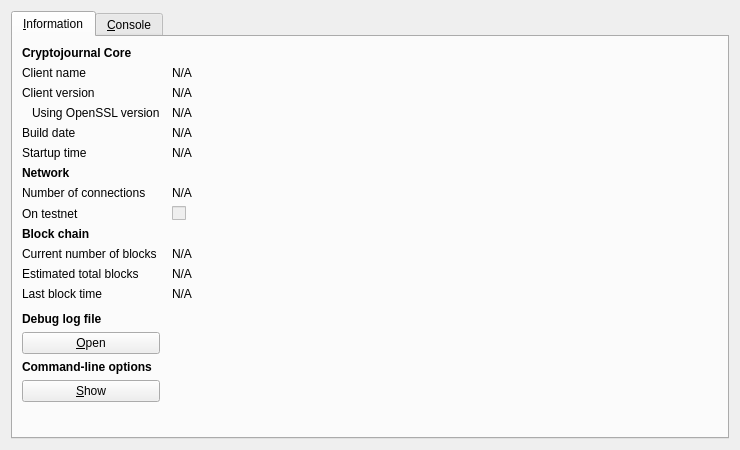
<?xml version="1.0" encoding="UTF-8"?>
<ui version="4.0">
 <class>RPCConsole</class>
 <widget class="QDialog" name="RPCConsole">
  <property name="geometry">
   <rect>
    <x>0</x>
    <y>0</y>
    <width>740</width>
    <height>450</height>
   </rect>
  </property>
  <property name="windowTitle">
   <string>Cryptojournal - Debug window</string>
  </property>
  <layout class="QVBoxLayout" name="verticalLayout_2">
   <item>
    <widget class="QTabWidget" name="tabWidget">
     <property name="currentIndex">
      <number>0</number>
     </property>
     <widget class="QWidget" name="tab_info">
      <attribute name="title">
       <string>&amp;Information</string>
      </attribute>
      <layout class="QGridLayout" name="gridLayout" columnstretch="0,1">
       <property name="horizontalSpacing">
        <number>12</number>
       </property>
       <item row="0" column="0">
        <widget class="QLabel" name="label_9">
         <property name="font">
          <font>
           <weight>75</weight>
           <bold>true</bold>
          </font>
         </property>
         <property name="text">
          <string>Cryptojournal Core</string>
         </property>
        </widget>
       </item>
       <item row="1" column="0">
        <widget class="QLabel" name="label_5">
         <property name="text">
          <string>Client name</string>
         </property>
        </widget>
       </item>
       <item row="1" column="1">
        <widget class="QLabel" name="clientName">
         <property name="cursor">
          <cursorShape>IBeamCursor</cursorShape>
         </property>
         <property name="text">
          <string>N/A</string>
         </property>
         <property name="textFormat">
          <enum>Qt::PlainText</enum>
         </property>
         <property name="textInteractionFlags">
          <set>Qt::LinksAccessibleByMouse|Qt::TextSelectableByKeyboard|Qt::TextSelectableByMouse</set>
         </property>
        </widget>
       </item>
       <item row="2" column="0">
        <widget class="QLabel" name="label_6">
         <property name="text">
          <string>Client version</string>
         </property>
        </widget>
       </item>
       <item row="2" column="1">
        <widget class="QLabel" name="clientVersion">
         <property name="cursor">
          <cursorShape>IBeamCursor</cursorShape>
         </property>
         <property name="text">
          <string>N/A</string>
         </property>
         <property name="textFormat">
          <enum>Qt::PlainText</enum>
         </property>
         <property name="textInteractionFlags">
          <set>Qt::LinksAccessibleByMouse|Qt::TextSelectableByKeyboard|Qt::TextSelectableByMouse</set>
         </property>
        </widget>
       </item>
       <item row="3" column="0">
        <widget class="QLabel" name="label_14">
         <property name="text">
          <string>Using OpenSSL version</string>
         </property>
         <property name="indent">
          <number>10</number>
         </property>
        </widget>
       </item>
       <item row="3" column="1">
        <widget class="QLabel" name="openSSLVersion">
         <property name="cursor">
          <cursorShape>IBeamCursor</cursorShape>
         </property>
         <property name="text">
          <string>N/A</string>
         </property>
         <property name="textFormat">
          <enum>Qt::PlainText</enum>
         </property>
         <property name="textInteractionFlags">
          <set>Qt::LinksAccessibleByMouse|Qt::TextSelectableByKeyboard|Qt::TextSelectableByMouse</set>
         </property>
        </widget>
       </item>
       <item row="4" column="0">
        <widget class="QLabel" name="label_12">
         <property name="text">
          <string>Build date</string>
         </property>
        </widget>
       </item>
       <item row="4" column="1">
        <widget class="QLabel" name="buildDate">
         <property name="cursor">
          <cursorShape>IBeamCursor</cursorShape>
         </property>
         <property name="text">
          <string>N/A</string>
         </property>
         <property name="textFormat">
          <enum>Qt::PlainText</enum>
         </property>
         <property name="textInteractionFlags">
          <set>Qt::LinksAccessibleByMouse|Qt::TextSelectableByKeyboard|Qt::TextSelectableByMouse</set>
         </property>
        </widget>
       </item>
       <item row="5" column="0">
        <widget class="QLabel" name="label_13">
         <property name="text">
          <string>Startup time</string>
         </property>
        </widget>
       </item>
       <item row="5" column="1">
        <widget class="QLabel" name="startupTime">
         <property name="cursor">
          <cursorShape>IBeamCursor</cursorShape>
         </property>
         <property name="text">
          <string>N/A</string>
         </property>
         <property name="textFormat">
          <enum>Qt::PlainText</enum>
         </property>
         <property name="textInteractionFlags">
          <set>Qt::LinksAccessibleByMouse|Qt::TextSelectableByKeyboard|Qt::TextSelectableByMouse</set>
         </property>
        </widget>
       </item>
       <item row="6" column="0">
        <widget class="QLabel" name="label_11">
         <property name="font">
          <font>
           <weight>75</weight>
           <bold>true</bold>
          </font>
         </property>
         <property name="text">
          <string>Network</string>
         </property>
        </widget>
       </item>
       <item row="7" column="0">
        <widget class="QLabel" name="label_7">
         <property name="text">
          <string>Number of connections</string>
         </property>
        </widget>
       </item>
       <item row="7" column="1">
        <widget class="QLabel" name="numberOfConnections">
         <property name="cursor">
          <cursorShape>IBeamCursor</cursorShape>
         </property>
         <property name="text">
          <string>N/A</string>
         </property>
         <property name="textFormat">
          <enum>Qt::PlainText</enum>
         </property>
         <property name="textInteractionFlags">
          <set>Qt::LinksAccessibleByMouse|Qt::TextSelectableByKeyboard|Qt::TextSelectableByMouse</set>
         </property>
        </widget>
       </item>
       <item row="8" column="0">
        <widget class="QLabel" name="label_8">
         <property name="text">
          <string>On testnet</string>
         </property>
        </widget>
       </item>
       <item row="8" column="1">
        <widget class="QCheckBox" name="isTestNet">
         <property name="enabled">
          <bool>false</bool>
         </property>
         <property name="text">
          <string/>
         </property>
        </widget>
       </item>
       <item row="9" column="0">
        <widget class="QLabel" name="label_10">
         <property name="font">
          <font>
           <weight>75</weight>
           <bold>true</bold>
          </font>
         </property>
         <property name="text">
          <string>Block chain</string>
         </property>
        </widget>
       </item>
       <item row="10" column="0">
        <widget class="QLabel" name="label_3">
         <property name="text">
          <string>Current number of blocks</string>
         </property>
        </widget>
       </item>
       <item row="10" column="1">
        <widget class="QLabel" name="numberOfBlocks">
         <property name="cursor">
          <cursorShape>IBeamCursor</cursorShape>
         </property>
         <property name="text">
          <string>N/A</string>
         </property>
         <property name="textFormat">
          <enum>Qt::PlainText</enum>
         </property>
         <property name="textInteractionFlags">
          <set>Qt::LinksAccessibleByMouse|Qt::TextSelectableByKeyboard|Qt::TextSelectableByMouse</set>
         </property>
        </widget>
       </item>
       <item row="11" column="0">
        <widget class="QLabel" name="label_4">
         <property name="text">
          <string>Estimated total blocks</string>
         </property>
        </widget>
       </item>
       <item row="11" column="1">
        <widget class="QLabel" name="totalBlocks">
         <property name="cursor">
          <cursorShape>IBeamCursor</cursorShape>
         </property>
         <property name="text">
          <string>N/A</string>
         </property>
         <property name="textFormat">
          <enum>Qt::PlainText</enum>
         </property>
         <property name="textInteractionFlags">
          <set>Qt::LinksAccessibleByMouse|Qt::TextSelectableByKeyboard|Qt::TextSelectableByMouse</set>
         </property>
        </widget>
       </item>
       <item row="12" column="0">
        <widget class="QLabel" name="label_2">
         <property name="text">
          <string>Last block time</string>
         </property>
        </widget>
       </item>
       <item row="12" column="1">
        <widget class="QLabel" name="lastBlockTime">
         <property name="cursor">
          <cursorShape>IBeamCursor</cursorShape>
         </property>
         <property name="text">
          <string>N/A</string>
         </property>
         <property name="textFormat">
          <enum>Qt::PlainText</enum>
         </property>
         <property name="textInteractionFlags">
          <set>Qt::LinksAccessibleByMouse|Qt::TextSelectableByKeyboard|Qt::TextSelectableByMouse</set>
         </property>
        </widget>
       </item>
       <item row="13" column="0">
        <spacer name="verticalSpacer_2">
         <property name="orientation">
          <enum>Qt::Vertical</enum>
         </property>
         <property name="sizeHint" stdset="0">
          <size>
           <width>20</width>
           <height>20</height>
          </size>
         </property>
        </spacer>
       </item>
       <item row="14" column="0">
        <widget class="QLabel" name="labelDebugLogfile">
         <property name="font">
          <font>
           <weight>75</weight>
           <bold>true</bold>
          </font>
         </property>
         <property name="text">
          <string>Debug log file</string>
         </property>
        </widget>
       </item>
       <item row="15" column="0">
        <widget class="QPushButton" name="openDebugLogfileButton">
         <property name="toolTip">
          <string>Open the Cryptojournal debug log file from the current data directory. This can take a few seconds for large log files.</string>
         </property>
         <property name="text">
          <string>&amp;Open</string>
         </property>
         <property name="autoDefault">
          <bool>false</bool>
         </property>
        </widget>
       </item>
       <item row="16" column="0">
        <widget class="QLabel" name="labelCLOptions">
         <property name="font">
          <font>
           <weight>75</weight>
           <bold>true</bold>
          </font>
         </property>
         <property name="text">
          <string>Command-line options</string>
         </property>
        </widget>
       </item>
       <item row="17" column="0">
        <widget class="QPushButton" name="showCLOptionsButton">
         <property name="toolTip">
          <string>Show the Cryptojournal-Qt help message to get a list with possible Cryptojournal command-line options.</string>
         </property>
         <property name="text">
          <string>&amp;Show</string>
         </property>
         <property name="autoDefault">
          <bool>false</bool>
         </property>
        </widget>
       </item>
       <item row="18" column="0">
        <spacer name="verticalSpacer">
         <property name="orientation">
          <enum>Qt::Vertical</enum>
         </property>
         <property name="sizeHint" stdset="0">
          <size>
           <width>20</width>
           <height>40</height>
          </size>
         </property>
        </spacer>
       </item>
      </layout>
     </widget>
     <widget class="QWidget" name="tab_console">
      <attribute name="title">
       <string>&amp;Console</string>
      </attribute>
      <layout class="QVBoxLayout" name="verticalLayout_3">
       <property name="spacing">
        <number>3</number>
       </property>
       <item>
        <widget class="QTextEdit" name="messagesWidget">
         <property name="minimumSize">
          <size>
           <width>0</width>
           <height>100</height>
          </size>
         </property>
         <property name="readOnly">
          <bool>true</bool>
         </property>
         <property name="tabKeyNavigation" stdset="0">
          <bool>false</bool>
         </property>
         <property name="columnCount" stdset="0">
          <number>2</number>
         </property>
        </widget>
       </item>
       <item>
        <layout class="QHBoxLayout" name="horizontalLayout">
         <property name="spacing">
          <number>3</number>
         </property>
         <item>
          <widget class="QLabel" name="label">
           <property name="text">
            <string notr="true">&gt;</string>
           </property>
          </widget>
         </item>
         <item>
          <widget class="QLineEdit" name="lineEdit"/>
         </item>
         <item>
          <widget class="QPushButton" name="clearButton">
           <property name="maximumSize">
            <size>
             <width>24</width>
             <height>24</height>
            </size>
           </property>
           <property name="toolTip">
            <string>Clear console</string>
           </property>
           <property name="text">
            <string/>
           </property>
           <property name="icon">
            <iconset resource="../bitcoin.qrc">
             <normaloff>:/icons/remove</normaloff>:/icons/remove</iconset>
           </property>
           <property name="shortcut">
            <string notr="true">Ctrl+L</string>
           </property>
           <property name="autoDefault">
            <bool>false</bool>
           </property>
          </widget>
         </item>
        </layout>
       </item>
      </layout>
     </widget>
    </widget>
   </item>
  </layout>
 </widget>
 <resources>
  <include location="../bitcoin.qrc"/>
 </resources>
 <connections/>
</ui>
